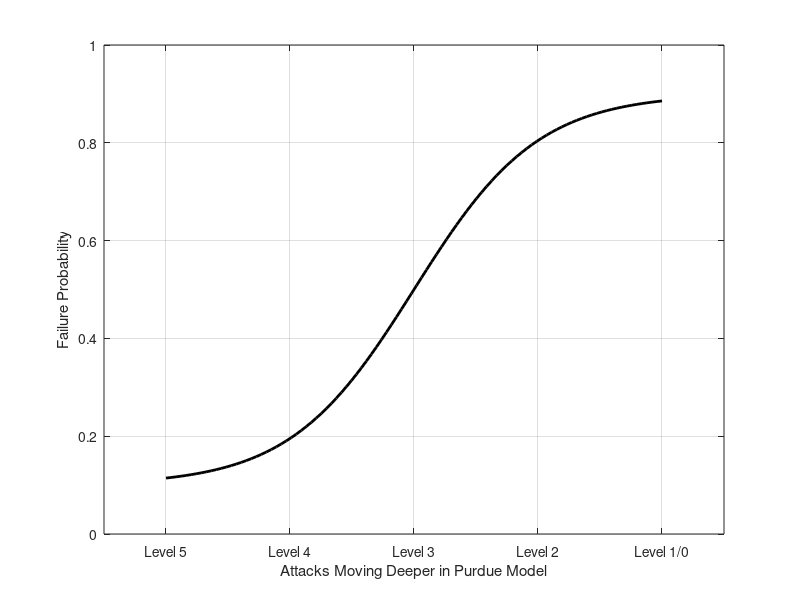

This chart was generated by the following MATLAB code:
% MATLAB code to generate a generic fragility curve

% Define desired figure size in pixels
plotWidth = 450;   % Width in pixels
plotHeight = 400;  % Height in pixels

% Define the attack combinations (x-axis)
attack_combinations = linspace(1, 5, 100);

% Define the failure probability (y-axis) with a sigmoidal function
failure_probability = 0.1 + 0.8 * (1 ./ (1 + exp(-2.0 * (attack_combinations - 3.0)))); % Increased steepness and trimmed ends

% Trim the curve by limiting the values at both ends
failure_probability = max(0, min(1, failure_probability)); % Trimming

% Plotting the fragility curve
% Create figure with specified size and white background
figure('Color','w', 'Units','pixels', 'Position',[100 100 plotWidth plotHeight]);
plot(attack_combinations, failure_probability, 'k-', 'LineWidth', 2);
set(gcf, 'Color', 'white');
hold on;

% Labeling the axes
xlabel('Attacks Moving Deeper in Purdue Model'); % Changed x-axis label
ylabel('Failure Probability');

% Setting the x-axis limits to shift the curve as requested
xlim([0.5, 5.5]);  % Expands the x-axis slightly at both ends

% Setting the y-axis limits from 0 to 1
ylim([0, 1]);  % Set the y-axis to range from 0 to 1

% Setting the x-axis ticks to match the provided categories
xticks([1, 2, 3, 4, 5]);
xticklabels({'Level 5', 'Level 4', 'Level 3', 'Level 2', 'Level 1/0'});



% Display the grid
grid on;

% Show the figure
hold off;

% Save the generated plot as a PNG file
saveas(gcf, 'img_chapter_5_2_generic_fragility_curve_purdue.png');
